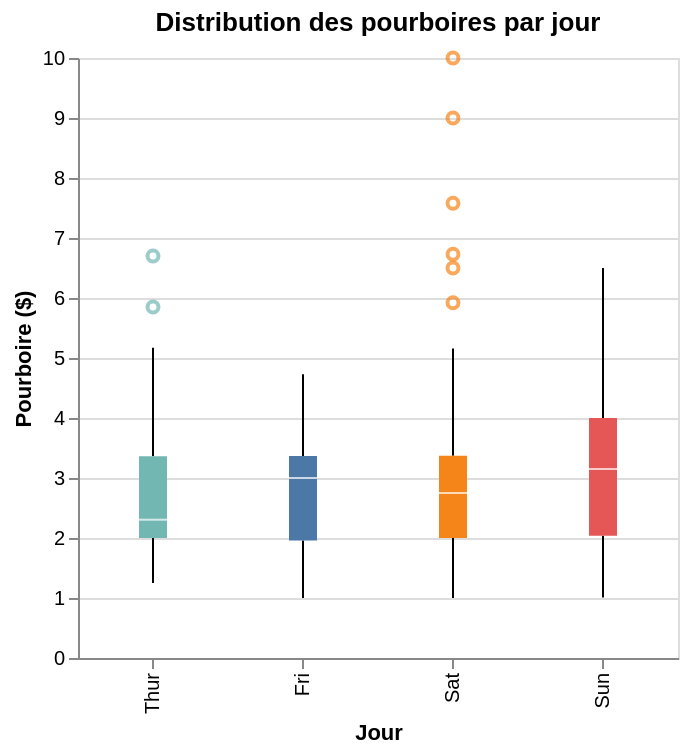

The cell this chart's notebook holds for it:
### Markdown cell above
### Exemple C : Distribution par groupe (`tips`)

- une boîte à moustaches par jour (pour comparer la distribution des pourboires)

### Code cell
alt.Chart(tips).mark_boxplot().encode(
    x=alt.X("day:N", title="Jour", sort=["Thur", "Fri", "Sat", "Sun"]),
    y=alt.Y("tip:Q", title="Pourboire ($)"),
    color=alt.Color("day:N", legend=None),
).properties(
    title="Distribution des pourboires par jour", width=300, height=300
)

### Figure 1 — Vega-Lite specification as saved in the notebook (floating-point values rounded to 4 significant figures; data arrays with more than 128 entries replaced by an {"elided": "..."} marker saying what was removed)
{"config": {"view": {"continuousWidth": 300, "continuousHeight": 300}}, "data": {"name": "data-f795d6974a782cd165ff81948ea68153"}, "mark": {"type": "boxplot"}, "encoding": {"color": {"field": "day", "legend": null, "type": "nominal"}, "x": {"field": "day", "sort": ["Thur", "Fri", "Sat", "Sun"], "title": "Jour", "type": "nominal"}, "y": {"field": "tip", "title": "Pourboire ($)", "type": "quantitative"}}, "height": 300, "title": "Distribution des pourboires par jour", "width": 300, "$schema": "https://vega.github.io/schema/vega-lite/v6.4.1.json", "datasets": {"data-f795d6974a782cd165ff81948ea68153": {"elided": "244 records"}}}
